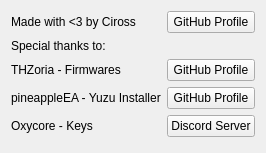
<?xml version="1.0" encoding="UTF-8"?>
<ui version="4.0">
 <class>Form</class>
 <widget class="QWidget" name="Form">
  <property name="geometry">
   <rect>
    <x>0</x>
    <y>0</y>
    <width>236</width>
    <height>153</height>
   </rect>
  </property>
  <property name="sizePolicy">
   <sizepolicy hsizetype="Fixed" vsizetype="Fixed">
    <horstretch>0</horstretch>
    <verstretch>0</verstretch>
   </sizepolicy>
  </property>
  <property name="windowTitle">
   <string>Credits</string>
  </property>
  <layout class="QFormLayout" name="formLayout">
   <item row="2" column="1">
    <widget class="QPushButton" name="thzoriaGithub">
     <property name="text">
      <string>GitHub Profile</string>
     </property>
    </widget>
   </item>
   <item row="2" column="0">
    <widget class="QLabel" name="thzoria">
     <property name="text">
      <string>THZoria - Firmwares</string>
     </property>
    </widget>
   </item>
   <item row="3" column="0">
    <widget class="QLabel" name="pineappleea">
     <property name="text">
      <string>pineappleEA - Yuzu Installer</string>
     </property>
    </widget>
   </item>
   <item row="3" column="1">
    <widget class="QPushButton" name="pineappleeaGithub">
     <property name="text">
      <string>GitHub Profile</string>
     </property>
    </widget>
   </item>
   <item row="4" column="0">
    <widget class="QLabel" name="oxycore">
     <property name="text">
      <string>Oxycore - Keys</string>
     </property>
    </widget>
   </item>
   <item row="4" column="1">
    <widget class="QPushButton" name="oxycoreDiscord">
     <property name="text">
      <string>Discord Server</string>
     </property>
    </widget>
   </item>
   <item row="0" column="0">
    <widget class="QLabel" name="ciross">
     <property name="text">
      <string>Made with &lt;3 by Ciross</string>
     </property>
    </widget>
   </item>
   <item row="0" column="1">
    <widget class="QPushButton" name="cirossGithub">
     <property name="text">
      <string>GitHub Profile</string>
     </property>
    </widget>
   </item>
   <item row="1" column="0" colspan="2">
    <widget class="QLabel" name="thanks">
     <property name="text">
      <string>Special thanks to:</string>
     </property>
    </widget>
   </item>
  </layout>
 </widget>
 <resources/>
 <connections/>
</ui>
